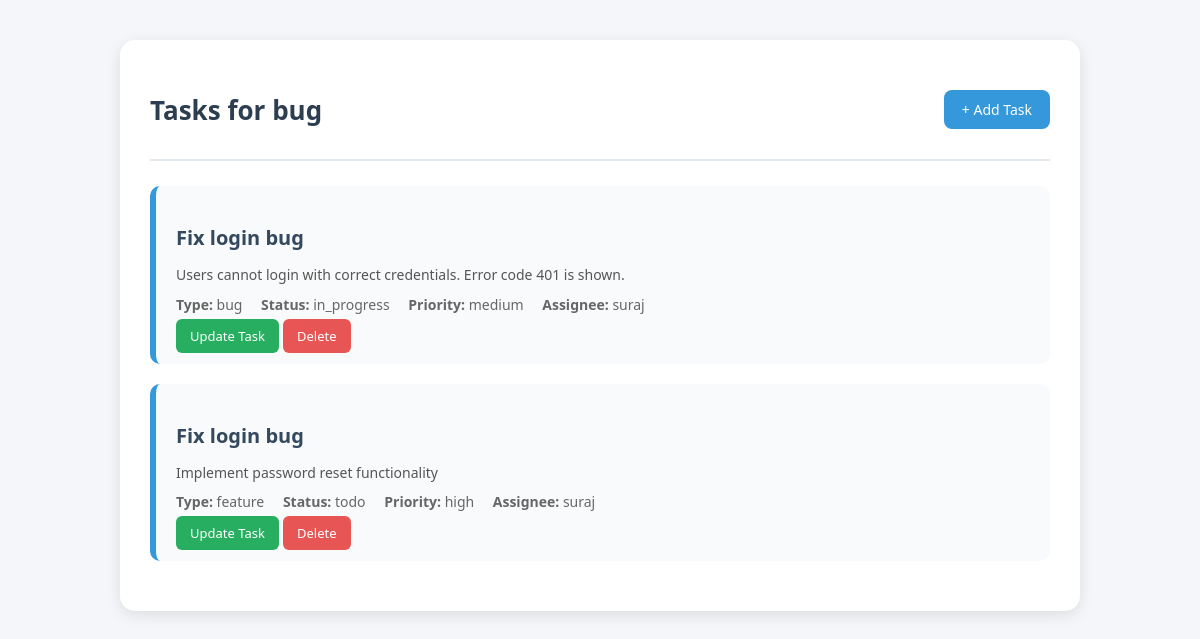
/sprints/1/tasks/, run on the app's committed database.
### taskplannerapp/models.py (models this page shows, shortened)
class Sprint(models.Model):
    name = models.CharField(max_length=255)
    description = models.TextField(blank=True)
    start_date = models.DateField(null=True, blank=True)
    end_date = models.DateField(null=True, blank=True)
    created_by = models.ForeignKey(User, on_delete=models.CASCADE, related_name='sprints')
    created_at = models.DateTimeField(auto_now_add=True)

class Task(models.Model):
    TASK_TYPES = [
        ('bug', 'Bug'),
        ('feature', 'Feature'),
        ('story', 'Story')
    ]
    STATUS_CHOICES = [
        ('todo', 'To Do'),
        ('in_progress', 'In Progress'),
        ('done', 'Done')
    ]
    PRIORITY_CHOICES = [
        ('low', 'Low'),
        ('medium', 'Medium'),
        ('high', 'High')
    ]
    title = models.CharField(max_length=255)
    description = models.TextField(blank=True)
    task_type = models.CharField(max_length=20, choices=TASK_TYPES)
    status = models.CharField(max_length=20, choices=STATUS_CHOICES, default='todo')
    priority = models.CharField(max_length=20, choices=PRIORITY_CHOICES, default='medium')
    sprint = models.ForeignKey(Sprint, on_delete=models.CASCADE, related_name='tasks')
    assignee = models.ForeignKey(User, on_delete=models.SET_NULL, null=True, blank=True, related_name='tasks')
    created_at = models.DateTimeField(auto_now_add=True)
    updated_at = models.DateTimeField(auto_now=True)

### taskplannerapp/views.py (the view)
# urls.py: path('sprints/<int:sprint_id>/tasks/', views.task_list, name='task_list'),
def task_list(request, sprint_id):
    sprint = get_object_or_404(Sprint, id=sprint_id)
    tasks = sprint.tasks.all()
    return render(request, 'tasks.html', {'tasks': tasks, 'sprint': sprint})

### Templates/tasks.html (shortened to what this page needs)
{% load static %}
<!DOCTYPE html>
<html lang="en">
<head>
    <link rel="stylesheet" href="{% static 'tasks.css' %}">
</head>
<body>
<div class="tasks-container">
    <div class="tasks-header">
        <h2>
            {% if sprint %}
                Tasks for {{ sprint.name }}
            {% elif user_view %}
                Tasks assigned to {{ user_view.username }}
            {% else %}
                All Tasks
            {% endif %}
        </h2>
        {% if sprint %}
            <a href="{% url 'add_task' sprint.id %}">+ Add Task</a>
        {% endif %}
    </div>
    {% if tasks %}
        {% for task in tasks %}
        <div class="task-card">
            <h3>{{ task.title }}</h3>
            <p>{{ task.description }}</p>
            <div class="task-meta">
                <span><strong>Type:</strong> {{ task.task_type }}</span>
                <span><strong>Status:</strong> {{ task.status }}</span>
                <span><strong>Priority:</strong> {{ task.priority }}</span>
                {% if task.assignee %}
                    <span><strong>Assignee:</strong> {{ task.assignee.username }}</span>
                {% endif %}
            </div>
            <a href="{% url 'update_task' task.id %}" class="update-btn">Update Task</a>
            <a href="{% url 'delete_task' task.id %}" class="delete-btn"  onclick="return confirm('Are you sure you want to delete this task?');">Delete</a>
        </div>
        {% endfor %}
    {% else %}
        <p class="empty-message">No tasks found.</p>
    {% endif %}
</div>
</body>
</html>

### static/tasks.css (style rules this page uses)
body { font-family: 'Segoe UI', Tahoma, Geneva, Verdana, sans-serif; background: #f4f6f9; margin: 0; padding: 0; }
.tasks-container { max-width: 900px; margin: 40px auto; background: #ffffff; padding: 30px; border-radius: 15px; box-shadow: 0 4px 15px rgba(0,0,0,0.1); }
.tasks-header { display: flex; justify-content: space-between; align-items: center; margin-bottom: 25px; border-bottom: 2px solid #e1e8ed; padding-bottom: 10px; }
.tasks-header h2 { color: #2c3e50; font-size: 26px; font-weight: 600; }
.tasks-header a { background: #3498db; color: white; padding: 10px 18px; border-radius: 8px; text-decoration: none; font-size: 14px; transition: background 0.3s ease; }
.task-card { background: #f9fafb; border-left: 6px solid #3498db; margin-bottom: 20px; padding: 18px 20px; border-radius: 10px; transition: all 0.2s ease; }
.task-card h3 { color: #34495e; margin-bottom: 6px; font-size: 20px; }
.task-card p { color: #555; font-size: 14px; margin-bottom: 10px; line-height: 1.4; }
.task-meta { font-size: 14px; color: #666; margin-bottom: 10px; }
.task-meta span { display: inline-block; margin-right: 15px; }
.update-btn { background: #27ae60; color: white; padding: 8px 14px; border-radius: 6px; text-decoration: none; font-size: 13px; font-weight: 500; transition: background 0.3s ease; }
.delete-btn { background: rgb(232, 85, 85); color: white; padding: 8px 14px; border-radius: 6px; text-decoration: none; font-size: 13px; font-weight: 500; transition: background 0.3s ease; }

### data on the page
Sprint: name "bug"
Task: title "Fix login bug", description "Users cannot login with correct credentials. Error code 401 is shown.", task_type "bug", status "in_progress", priority "medium", assignee.username "suraj"
Task: title "Fix login bug", description "Implement password reset functionality", task_type "feature", status "todo", priority "high", assignee.username "suraj"
